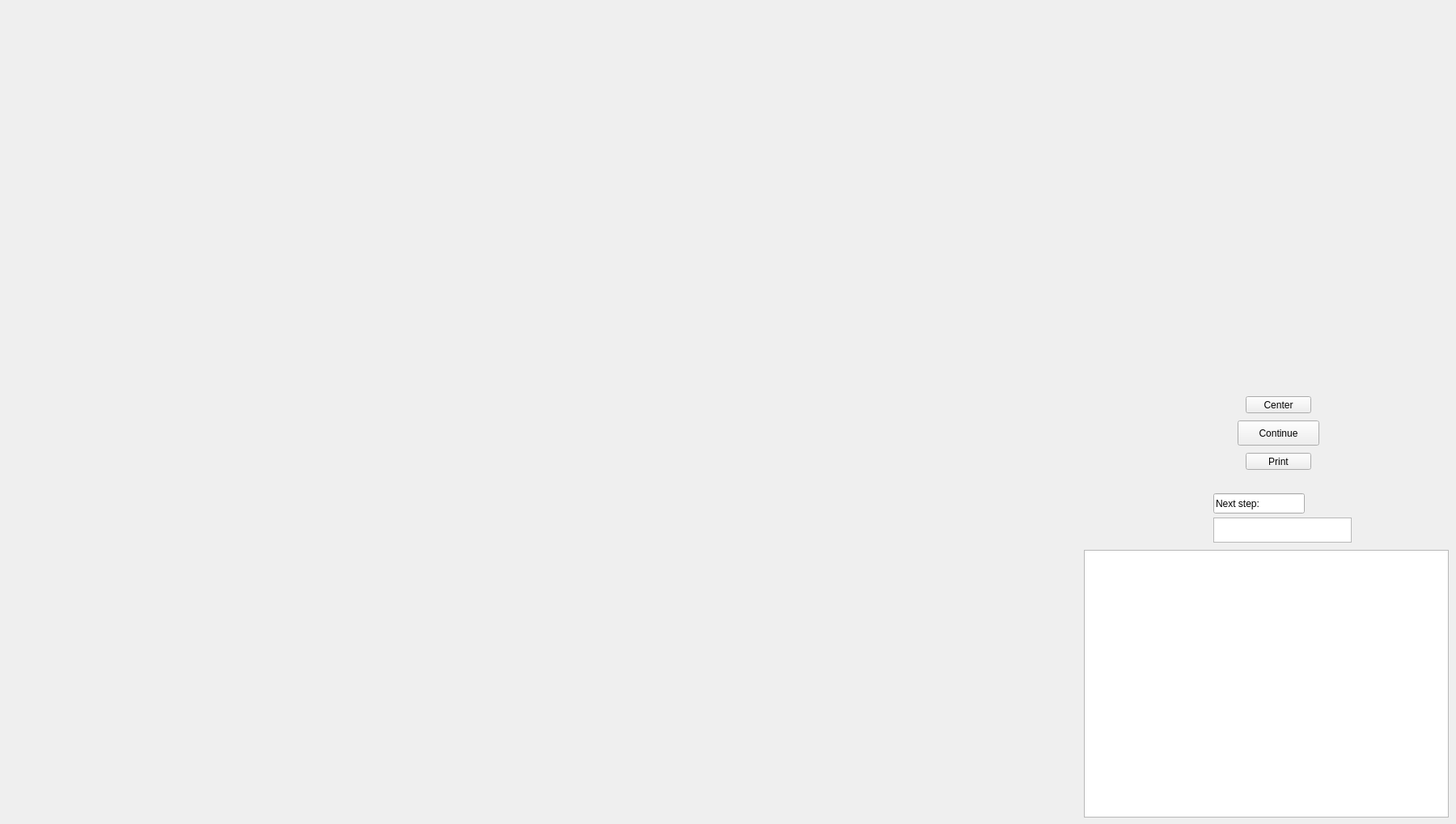
<?xml version="1.0" encoding="UTF-8"?>
<ui version="4.0">
 <class>Widget</class>
 <widget class="QWidget" name="Widget">
  <property name="geometry">
   <rect>
    <x>0</x>
    <y>0</y>
    <width>1800</width>
    <height>1019</height>
   </rect>
  </property>
  <property name="windowTitle">
   <string>Widget</string>
  </property>
  <widget class="QVTKOpenGLNativeWidget" name="qvtkWidget" native="true">
   <property name="geometry">
    <rect>
     <x>10</x>
     <y>10</y>
     <width>1301</width>
     <height>1001</height>
    </rect>
   </property>
  </widget>
  <widget class="QPushButton" name="centerButton">
   <property name="geometry">
    <rect>
     <x>1540</x>
     <y>490</y>
     <width>81</width>
     <height>21</height>
    </rect>
   </property>
   <property name="text">
    <string>Center</string>
   </property>
  </widget>
  <widget class="QPushButton" name="printButton">
   <property name="geometry">
    <rect>
     <x>1540</x>
     <y>560</y>
     <width>81</width>
     <height>21</height>
    </rect>
   </property>
   <property name="text">
    <string>Print</string>
   </property>
  </widget>
  <widget class="QTextBrowser" name="stepTextBrowser">
   <property name="geometry">
    <rect>
     <x>1500</x>
     <y>640</y>
     <width>171</width>
     <height>31</height>
    </rect>
   </property>
  </widget>
  <widget class="QLineEdit" name="lineEdit">
   <property name="geometry">
    <rect>
     <x>1500</x>
     <y>610</y>
     <width>113</width>
     <height>25</height>
    </rect>
   </property>
   <property name="text">
    <string>Next step:</string>
   </property>
  </widget>
  <widget class="QPushButton" name="continueButton">
   <property name="geometry">
    <rect>
     <x>1530</x>
     <y>520</y>
     <width>101</width>
     <height>31</height>
    </rect>
   </property>
   <property name="text">
    <string>Continue</string>
   </property>
  </widget>
  <widget class="QTextBrowser" name="pickInfo">
   <property name="geometry">
    <rect>
     <x>1340</x>
     <y>680</y>
     <width>451</width>
     <height>331</height>
    </rect>
   </property>
   <property name="styleSheet">
    <string notr="true">font-size: 16pt;</string>
   </property>
  </widget>
 </widget>
 <layoutdefault spacing="6" margin="11"/>
 <customwidgets>
  <customwidget>
   <class>QVTKOpenGLNativeWidget</class>
   <extends>QWidget</extends>
   <header>QVTKOpenGLNativeWidget.h</header>
  </customwidget>
 </customwidgets>
 <resources/>
 <connections/>
</ui>
